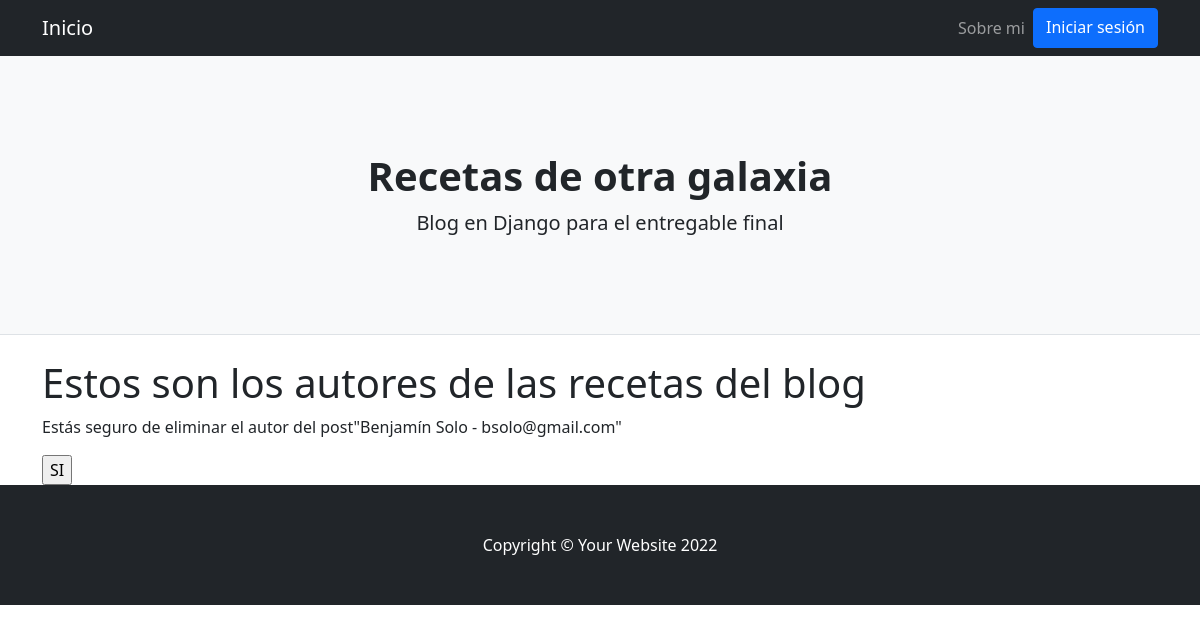
Page /AppBlog/autores/borrar/1 on the earlier database version.
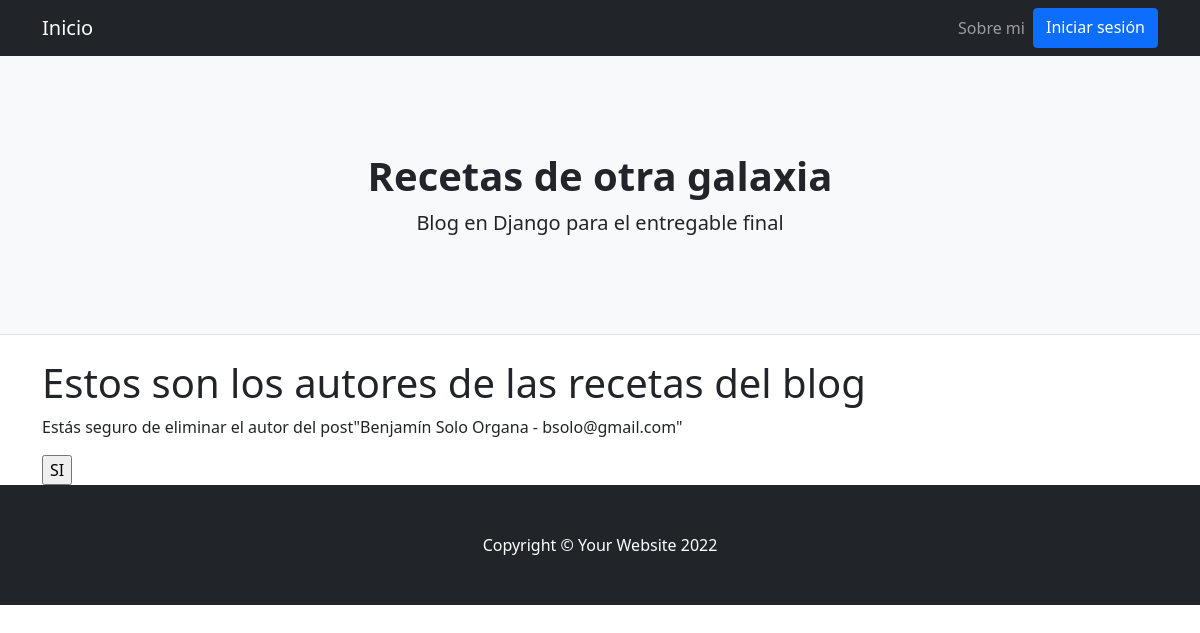
Same page on the later database version.
### AppBlog/models.py (models this page shows)
class Autores(models.Model):
    nombre = models.CharField(max_length=40)
    apellido = models.CharField(max_length=40)
    email = models.EmailField()
    imagen = models.URLField(max_length = 255, blank = False, null= False)
    class Meta:
        verbose_name_plural = "Autores"
        verbose_name = "Autor"
    def __str__(self):
        return f"{self.nombre}  {self.apellido} - {self.email}"

### AppBlog/views.py (the view)
# urls.py: path('autores/borrar/<pk>', AutoresDelete.as_view(), name='autores_borrar'),
class AutoresDelete(DeleteView):
    model = Autores
    success_url = reverse_lazy('autores_lista')

### AppBlog/Templates/AppBlog/autores_confirm_delete.html
{% extends "AppBlog/padre.html" %}
{% load static %}
{% block contenidoQueCambia %}
<h1>Estos son los autores de las recetas del blog</h1>
<form method="POST">{% csrf_token %}
  <p>Estás seguro de eliminar el autor del post"{{object}}"</p>
  <input type="submit" value="SI">
</form>
{% endblock %}

Differences in the rows shown:
changed Autores: nombre+apellido+email "Benjamín Solo - bsolo@gmail.com" → "Benjamín Solo Organa - bsolo@gmail.com"
